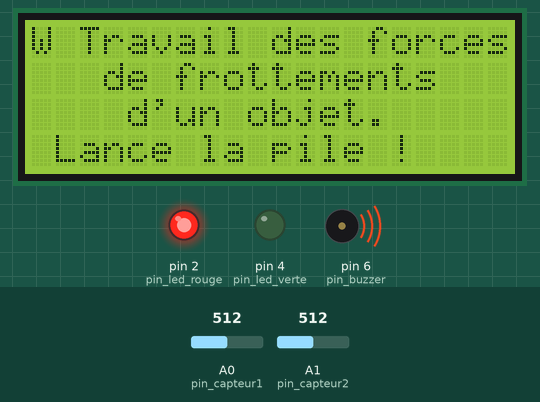
Recording of a sketch running on a simulated Arduino Uno, built with avr-gcc and run on an emulated ATmega328P. Shown: 20×4 character LCD, output pins drawn as LEDs (lit = HIGH), buzzer (waves = sounding). The test bench sets the inputs (shaded band); at power-on: A0 (pin_capteur1) = 512, A1 (pin_capteur2) = 512.

Above: at 0.18 s.
At 1.3 s:
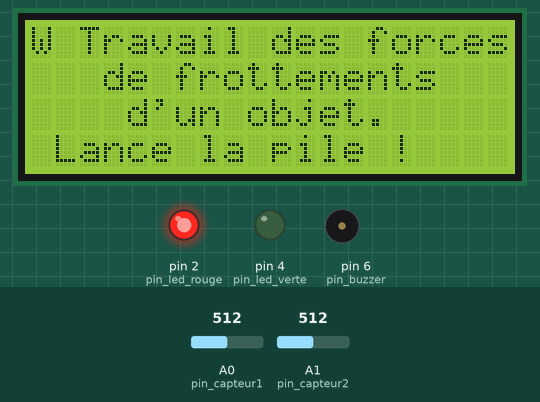
1.4 s: A0 (pin_capteur1) set to 881
2.9 s: A0 (pin_capteur1) set to 907
At 3.5 s:
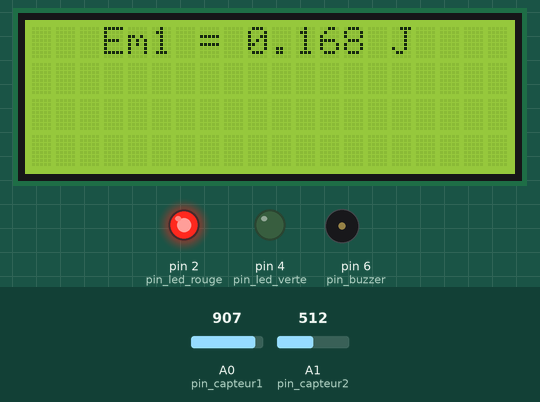
Timing chart, 0 to 5.9 s (numbered marks = the images above; inputs shaded):
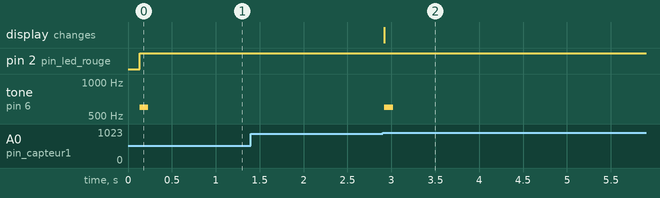

The sketch:

Pgm5_Wfrot_parThEm-pile_PROF_monSerie.ino
```cpp
// (licence header left out)
#include <LiquidCrystal_I2C.h>
LiquidCrystal_I2C EcranLCD(0x20,20,4);        // on crée l'objet EcranLCD, c'est l'afficheur LCD de la maquette PB300 (20 colonnes et 4 lignes).

const int pin_capteur1 = A0;
const int pin_capteur2 = A1;
const int pin_led_rouge = 2;
const int pin_led_verte = 4;
const int pin_buzzer = 6;

const float m = 0.049 ;  // masse de l'ojet en kg (ici objet = pile habillée bois/papier !)
const float L = 0.045 ;  // Longueur de l'objet en m (ici objet = pile habillée bois/papier !)
const float g = 9.81 ;   // intensité de la pesanteur en m/s^2
const float h = 0.35 ;   // hauteur de chute en m

float top_depart_1 = 0;
float t1;
float v1;
float Ec1;
float Epp1;
float Em1;
float top_depart_2 = 0;
float t2;
float v2;
float Ec2;
float Epp2;
float Em2;
float DeltaEm;

void setup(){
    pinMode(pin_capteur1,INPUT);  // entrée analogique capteur 1
    pinMode(pin_capteur2,INPUT);  // entrée analogique capteur 2
    pinMode(pin_led_rouge,OUTPUT);
    pinMode(pin_led_verte,OUTPUT);
    pinMode(pin_buzzer,OUTPUT);

    Serial.begin(9600);

    EcranLCD.init();
    EcranLCD.backlight();
    EcranLCD.clear();
    EcranLCD.setCursor(0, 0);
    EcranLCD.print("W Travail des forces");
    EcranLCD.setCursor(0, 1);
    EcranLCD.print("   de frottements");
    EcranLCD.setCursor(0, 2);
    EcranLCD.print("    d'un objet.");
    EcranLCD.setCursor(0, 3);
    EcranLCD.print(" Lance la pile !");

   }

void loop(){

    if(analogRead(pin_capteur1) < 900){
        top_depart_1 = millis();
        digitalWrite(pin_led_verte,0);
        digitalWrite(pin_led_rouge,1);
        tone(pin_buzzer,600,100);
        while(analogRead(pin_capteur1) < 900){
          // Attente passage objet devant le capteur 1
        }
        t1 = ( millis() - top_depart_1 ) /1000.0 ;
        v1 = L / t1;
        Ec1 = 0.5 * m * v1 * v1;
        Epp1 = m * g * h;
        Em1 = Ec1 + Epp1;

        EcranLCD.clear();
        EcranLCD.setCursor(0, 0);
        EcranLCD.print("   Em1 = " + String(Em1,3) + " J");

    }
    else if(analogRead(pin_capteur2) < 900){
        top_depart_2 = millis();
        digitalWrite(pin_led_verte,0);
        digitalWrite(pin_led_rouge,1);
        tone(pin_buzzer,600,100);
        while(analogRead(pin_capteur2) < 900){
          // Attente passage objet devant le capteur 2
        }
        t2 = ( millis() - top_depart_2 ) /1000.0 ;
        v2 = L / t2;
        Ec2 = 0.5 * m * v2 * v2;
        Epp2 = 0;
        Em2 = Ec2 + Epp2;
        DeltaEm = Em2 - Em1;

        EcranLCD.setCursor(0, 1);
        EcranLCD.print("   Em2 = " + String(Em2,3) + " J");

        EcranLCD.setCursor(0, 2);
        EcranLCD.print("Em2 - Em1 = " + String(DeltaEm,3) + " J");

        EcranLCD.setCursor(0, 3);
        EcranLCD.print("   -->  W = " + String(DeltaEm,3) + " J");

        Serial.println(String(DeltaEm,3));
    }
    else{
      digitalWrite(pin_led_verte,1);
      digitalWrite(pin_led_rouge,0);
    }
}
```

Measured:
- the behaviour switches between 899 and 900 on A0 (pin_capteur1) (found by bisection; images 1 and 2)
- after the input at 1.4 s, every drawn part: stays the same
- after the input at 2.9 s, tone on pin 6 (pin_buzzer): silent → 600 Hz at once, → silent 0.10 s later; the display: changes at once (image 2)
